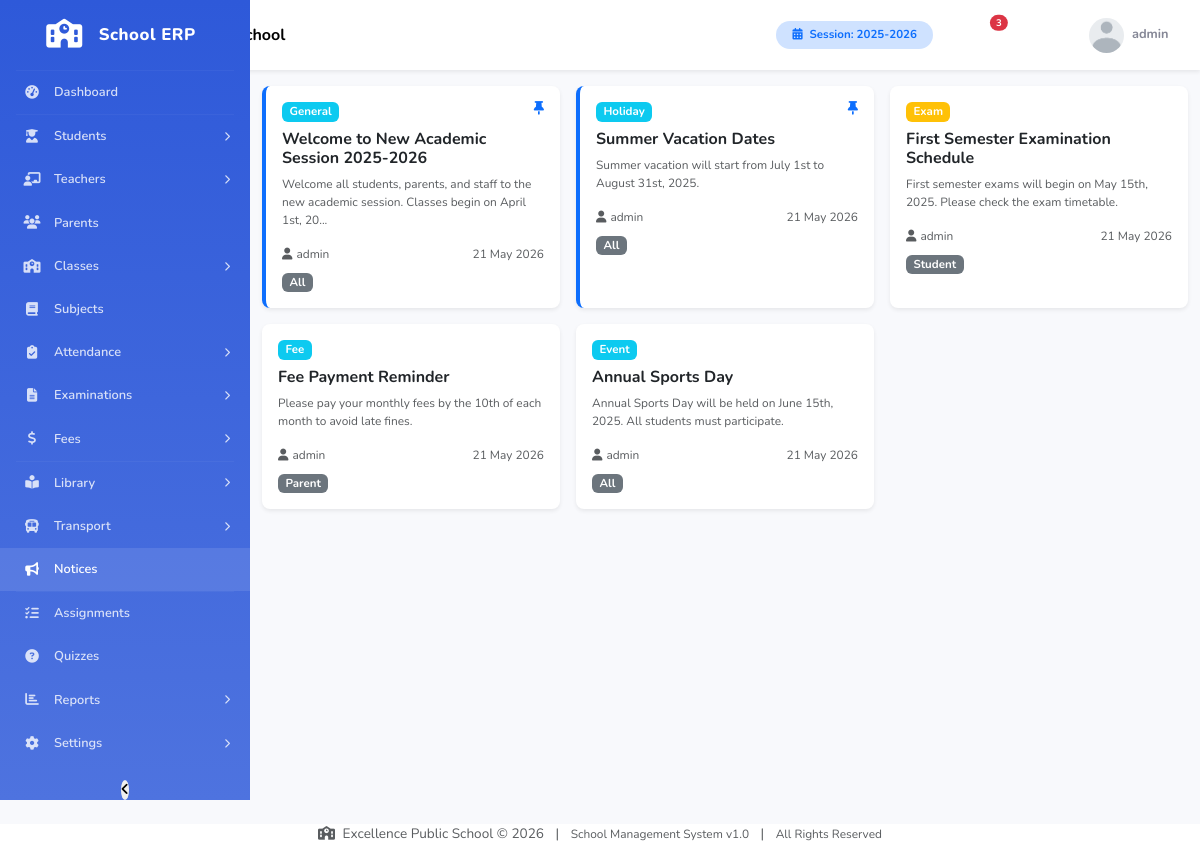
Screenshot of /modules/notices/index.php (signed in) with the database file from the repository.
### tables this page shows
CREATE TABLE IF NOT EXISTS school_info (
    school_id INT(11) NOT NULL AUTO_INCREMENT,
    school_name VARCHAR(255) NOT NULL,
    school_address TEXT,
    school_phone VARCHAR(50),
    school_email VARCHAR(100),
    school_website VARCHAR(100),
    school_logo VARCHAR(255) DEFAULT 'default_logo.png',
    principal_name VARCHAR(100),
    established_year YEAR,
    registration_number VARCHAR(100),
    academic_session VARCHAR(20) DEFAULT '2025-2026',
    session_start_date DATE,
    session_end_date DATE,
    currency_symbol VARCHAR(10) DEFAULT '$',
    timezone VARCHAR(50) DEFAULT 'UTC',
    theme_color VARCHAR(20) DEFAULT '#4e73df',
    sidebar_color VARCHAR(20) DEFAULT '#2e59d9',
    created_at TIMESTAMP DEFAULT CURRENT_TIMESTAMP,
    updated_at TIMESTAMP DEFAULT CURRENT_TIMESTAMP ON UPDATE CURRENT_TIMESTAMP,
    PRIMARY KEY (school_id)
);

CREATE TABLE IF NOT EXISTS notices (
    notice_id INT(11) NOT NULL AUTO_INCREMENT,
    title VARCHAR(255) NOT NULL,
    content TEXT,
    notice_type ENUM('General','Exam','Fee','Event','Holiday','Urgent') DEFAULT 'General',
    target_role ENUM('All','Admin','Teacher','Student','Parent','Accountant') DEFAULT 'All',
    target_class INT(11),
    attachment VARCHAR(255),
    posted_by INT(11),
    is_pinned TINYINT(1) DEFAULT 0,
    start_date DATE,
    end_date DATE,
    status TINYINT(1) DEFAULT 1,
    created_at TIMESTAMP DEFAULT CURRENT_TIMESTAMP,
    updated_at TIMESTAMP DEFAULT CURRENT_TIMESTAMP ON UPDATE CURRENT_TIMESTAMP,
    PRIMARY KEY (notice_id),
    KEY idx_notice_type (notice_type),
    KEY idx_notice_target (target_role),
    KEY idx_notice_status (status)
);

CREATE TABLE IF NOT EXISTS users (
    user_id INT(11) NOT NULL AUTO_INCREMENT,
    username VARCHAR(100) NOT NULL,
    email VARCHAR(100) NOT NULL,
    password VARCHAR(255) NOT NULL,
    role ENUM('admin','teacher','student','parent','accountant') NOT NULL,
    profile_image VARCHAR(255) DEFAULT 'default.png',
    phone VARCHAR(20),
    last_login DATETIME,
    login_ip VARCHAR(45),
    is_active TINYINT(1) DEFAULT 1,
    remember_token VARCHAR(255),
    email_verified TINYINT(1) DEFAULT 0,
    created_at TIMESTAMP DEFAULT CURRENT_TIMESTAMP,
    updated_at TIMESTAMP DEFAULT CURRENT_TIMESTAMP ON UPDATE CURRENT_TIMESTAMP,
    PRIMARY KEY (user_id),
    UNIQUE KEY uk_email (email),
    UNIQUE KEY uk_username (username),
    KEY idx_role (role),
    KEY idx_active (is_active)
);

### includes/functions.php (called while the page is built, shortened)
<?php
require_once __DIR__ . '/../config/database.php';
function formatDate($date, $format = DATE_FORMAT) {
    return date($format, strtotime($date));
}
function getCurrentSession() {
    global $conn;
    $result = $conn->query("SELECT academic_session FROM school_info LIMIT 1");
    if ($result && $result->num_rows > 0) {
        return $result->fetch_assoc()['academic_session'];
    }
    return date('Y') . '-' . (date('Y') + 1);
}
function getSchoolInfo() {
    global $conn;
    $result = $conn->query("SELECT * FROM school_info LIMIT 1");
    if ($result && $result->num_rows > 0) {
        return $result->fetch_assoc();
    }
    return null;
}
function getUnreadNotificationCount($user_id) {
    global $conn;
    $stmt = $conn->prepare("SELECT COUNT(*) as count FROM notifications WHERE user_id = ? AND is_read = 0");
    $stmt->bind_param("i", $user_id);
    $stmt->execute();
    return $stmt->get_result()->fetch_assoc()['count'] ?? 0;
}
function truncateText($text, $length = 50) {
    if (strlen($text) <= $length) return $text;
    return substr($text, 0, $length) . '...';
}
?>

### includes/auth.php (called while the page is built, shortened)
<?php
function getCurrentUserId() {
    return $_SESSION['user_id'] ?? null;
}
function getCurrentUserRole() {
    return $_SESSION['role'] ?? null;
}
function getCurrentUserName() {
    return $_SESSION['username'] ?? 'Guest';
}
?>

### modules/notices/index.php (the view, shortened to what this page needs)
<?php
require_once '../../includes/auth.php';
require_once '../../includes/functions.php';
$notices = $conn->query("SELECT n.*, u.username FROM notices n JOIN users u ON n.posted_by=u.user_id ORDER BY n.is_pinned DESC, n.created_at DESC");
include '../../includes/header.php';
?>
<div id="wrapper">
    <?php include '../../includes/sidebar.php'; ?>
    <div id="content-wrapper" class="d-flex flex-column">
        <?php include '../../includes/navbar.php'; ?>
        <div class="container-fluid py-4">
            <div class="d-sm-flex align-items-center justify-content-between mb-4">
                <h1 class="h3 mb-0 text-gray-800"><i class="fas fa-bullhorn me-2 text-primary"></i>Notices</h1>
                <button class="btn btn-primary" data-bs-toggle="modal" data-bs-target="#addModal"><i class="fas fa-plus me-2"></i>Post Notice</button>
            </div>
            <div class="row g-3">
                <?php while($n=$notices->fetch_assoc()): ?>
                <div class="col-md-6 col-lg-4">
                    <div class="card shadow-sm h-100 <?php echo $n['is_pinned'] ? 'border-start border-4 border-primary' : ''; ?>">
                        <div class="card-body">
                            <div class="d-flex justify-content-between align-items-start mb-2">
                                <span class="badge bg-<?php echo $n['notice_type']=='Urgent'?'danger':($n['notice_type']=='Exam'?'warning':'info'); ?>"><?php echo $n['notice_type']; ?></span>
                                <?php if($n['is_pinned']): ?><i class="fas fa-thumbtack text-primary"></i><?php endif; ?>
                            </div>
                            <h6 class="card-title"><?php echo $n['title']; ?></h6>
                            <p class="card-text small text-muted"><?php echo truncateText($n['content'], 100); ?></p>
                            <div class="d-flex justify-content-between align-items-center mt-3">
                                <small class="text-muted"><i class="fas fa-user me-1"></i><?php echo $n['username']; ?></small>
                                <small class="text-muted"><?php echo formatDate($n['created_at']); ?></small>
                            </div>
                            <div class="mt-2">
                                <span class="badge bg-secondary"><?php echo $n['target_role']; ?></span>
                            </div>
                        </div>
                    </div>
                </div>
                <?php endwhile; ?>
            </div>
        </div>
    </div>
</div>
<?php include '../../includes/footer.php'; ?>

### includes/navbar.php (shortened to what this page needs)
<?php
$role = getCurrentUserRole();
$userName = getCurrentUserName();
$notifications = getUnreadNotificationCount(getCurrentUserId());
$school = getSchoolInfo();
$schoolName = $school['school_name'] ?? SITE_NAME;
$profileImg = $_SESSION['profile_image'] ?? 'default.png';
?>
<nav class="navbar navbar-expand-lg navbar-light bg-white topbar shadow-sm fixed-top">
    <div class="container-fluid">
        <button class="btn btn-link rounded-circle me-3" id="sidebarToggle">
            <i class="fas fa-bars"></i>
        </button>
        <a class="navbar-brand d-none d-md-block" href="<?php echo BASE_URL; ?>dashboard.php">
            <i class="fas fa-school me-2 text-primary"></i>
            <span class="fw-bold"><?php echo htmlspecialchars($schoolName); ?></span>
        </a>
        <ul class="navbar-nav ms-auto align-items-center">
            <li class="nav-item d-none d-lg-block me-3">
                <span class="badge bg-primary-subtle text-primary px-3 py-2 rounded-pill">
                    <i class="fas fa-calendar-alt me-1"></i> Session: <?php echo getCurrentSession(); ?>
                </span>
            </li>
            <li class="nav-item dropdown me-3">
                <a class="nav-link position-relative" href="#" id="notificationDropdown" role="button" data-bs-toggle="dropdown" aria-expanded="false">
                    <?php if ($notifications > 0): ?>
                    <span class="position-absolute top-0 start-100 translate-middle badge rounded-pill bg-danger" style="font-size: 0.6rem;">
                        <?php echo $notifications; ?>
                    </span>
                    <?php endif; ?>
                </a>
            </li>
            <li class="nav-item dropdown me-3 d-none d-md-block">
                <a class="nav-link" href="#" id="quickLinksDropdown" role="button" data-bs-toggle="dropdown" aria-expanded="false">
                </a>
            </li>
            <li class="nav-item dropdown">
                <a class="nav-link dropdown-toggle d-flex align-items-center" href="#" id="userDropdown" role="button" data-bs-toggle="dropdown" aria-expanded="false">
                    <img class="rounded-circle me-2" src="<?php echo BASE_URL; ?>assets/uploads/<?php echo ($role == 'teacher' ? 'teachers' : ($role == 'student' ? 'students' : 'logos')); ?>/<?php echo $profileImg; ?>"
                         alt="Profile" style="width:35px;height:35px;object-fit:cover;"
                         onerror="this.src='<?php echo BASE_URL; ?>assets/images/default-user.png'">
                    <span class="d-none d-lg-inline small fw-bold text-gray-600"><?php echo htmlspecialchars($userName); ?></span>
                </a>
            </li>
        </ul>
    </div>
</nav>

### includes/footer.php (shortened to what this page needs)
<?php
$school = getSchoolInfo();
$schoolName = $school['school_name'] ?? SITE_NAME;
$year = date('Y');
?>
            <footer class="sticky-footer bg-white mt-4">
                <div class="container my-auto">
                    <div class="copyright text-center my-auto">
                        <span class="text-muted">
                            <i class="fas fa-school me-1"></i>
                            <?php echo htmlspecialchars($schoolName); ?> &copy; <?php echo $year; ?>
                            <span class="mx-2">|</span>
                            <span class="small">School Management System v<?php echo VERSION; ?></span>
                            <span class="mx-2">|</span>
                            <span class="small">All Rights Reserved</span>
                        </span>
                    </div>
                </div>
            </footer>
</body>
</html>

### assets/css/style.css (style rules this page uses)
* { margin: 0; padding: 0; box-sizing: border-box; }
body { font-family: 'Nunito', sans-serif; font-size: 0.85rem; color: #5a5c69; background-color: #f8f9fc; overflow-x: hidden; }
h1, h2, h3, h4, h5, h6 { font-family: 'Nunito', sans-serif; font-weight: 700; color: #4e5154; }
.text-gray-600 { color: #858796 !important; }
.text-gray-800 { color: #5a5c69 !important; }
#wrapper { display: flex; width: 100%; min-height: 100vh; }
#content-wrapper { flex: 1; margin-left: 250px; transition: all 0.3s ease; }
.nav-item { position: relative; }
.nav-item .nav-link { color: rgba(255,255,255,0.8); padding: 12px 20px; font-weight: 600; display: flex; align-items: center; transition: all 0.2s; }
.nav-item .nav-link span { font-size: 0.8rem; }
.topbar { height: 70px; box-shadow: 0 0.15rem 1.75rem rgba(58,59,69,0.1); z-index: 999; }
#sidebarToggle { color: #858796; font-size: 1.1rem; padding: 8px 12px; transition: all 0.2s; }
.navbar-brand { font-size: 1rem; font-weight: 800; }
.card { border: none; border-radius: 8px; box-shadow: 0 0.15rem 1.75rem rgba(58,59,69,0.05); transition: all 0.2s; }
.btn { font-size: 0.85rem; font-weight: 600; padding: 0.5rem 1rem; border-radius: 6px; transition: all 0.2s; }
.btn-primary { background: var(--primary-color, #4e73df); border-color: var(--primary-color, #4e73df); }
.badge { font-size: 0.72rem; font-weight: 700; padding: 0.35em 0.65em; border-radius: 6px; }
.card { animation: fadeIn 0.3s ease; }

### rows the page displays
school_info: school_name "Excellence Public School", academic_session "2025-2026"
notices: notice_type "General", is_pinned 1 (drawn), title "Welcome to New Academic Session 2025-2026", content "Welcome all students, parents, and staff to the new academic session. Classes begin on April 1st, 20...", users.username "admin", created_at "21 May 2026", target_role "All"
notices: notice_type "Holiday", is_pinned 1 (drawn), title "Summer Vacation Dates", content "Summer vacation will start from July 1st to August 31st, 2025.", users.username "admin", created_at "21 May 2026", target_role "All"
notices: notice_type "Exam", title "First Semester Examination Schedule", content "First semester exams will begin on May 15th, 2025. Please check the exam timetable.", users.username "admin", created_at "21 May 2026", target_role "Student"
notices: notice_type "Fee", title "Fee Payment Reminder", content "Please pay your monthly fees by the 10th of each month to avoid late fines.", users.username "admin", created_at "21 May 2026", target_role "Parent"
notices: notice_type "Event", title "Annual Sports Day", content "Annual Sports Day will be held on June 15th, 2025. All students must participate.", users.username "admin", created_at "21 May 2026", target_role "All"

### other values shown
$menu['title'] "Dashboard"
$menu['title'] "Students"
$menu['title'] "Teachers"
$menu['title'] "Parents"
$menu['title'] "Classes"
$menu['title'] "Subjects"
$menu['title'] "Attendance"
$menu['title'] "Examinations"
$menu['title'] "Fees"
$menu['title'] "Library"
$menu['title'] "Transport"
$menu['title'] "Notices"
$menu['title'] "Assignments"
$menu['title'] "Quizzes"
$menu['title'] "Reports"
